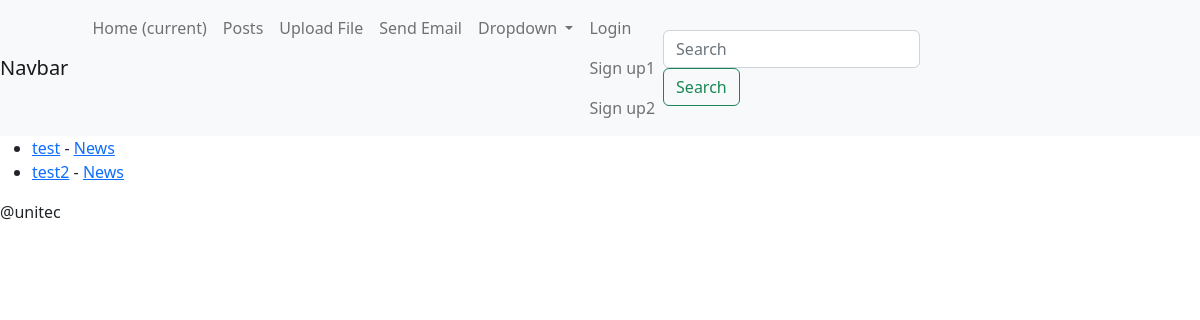
/posts/, run on the app's committed database.
### blog/models.py (models this page shows, shortened)
class Post(models.Model):
    title = models.CharField(max_length=200)
    title_tag = models.CharField(max_length=200, null=True, blank=True)
    post_image = models.ImageField(blank=True, null=True, upload_to="image/")
    author = models.ForeignKey(User, on_delete=models.CASCADE)
    body = RichTextField(blank=True, null=True)
    post_date = models.DateField(auto_now_add=True)
    snippet = models.CharField(max_length=200, null=True, blank=True)
    category = models.ForeignKey(Category, on_delete=models.CASCADE)
    likes = models.ManyToManyField(User, related_name="post_likes", null=True, blank=True)
    def __str__(self):
        return self.title

class Category(models.Model):
    name = models.CharField(max_length=30)

### blog/views.py (the view)
# urls.py: path("posts/", listPosts.as_view(), name="posts"),
class listPosts(ListView):
    model = Post
    template_name = "post_list.html"

### blog/templates/post_list.html (shortened to what this page needs)
{% extends "base.html" %}
{% block content %}
<ul>
{% for post in object_list %}
    <li><a href="{% url 'post-detail' post.id %}">{{ post }}</a> -
        <a href="{% url 'category' post.category.id %}">{{ post.category.name }}</a>
    </li>
{% endfor %}
</ul>
{% endblock %}

### data on the page
Post: title "test", category.name "News"
Post: title "test2", category.name "News"
